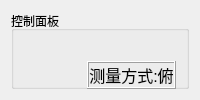
      <widget class="QWidget" name="tab_device">
       <attribute name="title">
        <string>设备控制</string>
       </attribute>
       <layout class="QHBoxLayout" name="horizontalLayout_8">
        <item>
         <widget class="QGroupBox" name="groupBox_2">
          <property name="title">
           <string>控制面板</string>
          </property>
          <widget class="QPushButton" name="camManuBtn">
           <property name="geometry">
            <rect>
             <x>70</x>
             <y>280</y>
             <width>101</width>
             <height>23</height>
            </rect>
           </property>
           <property name="text">
            <string>手动触发(cam)</string>
           </property>
          </widget>
          <widget class="QPushButton" name="picManuBtn">
           <property name="geometry">
            <rect>
             <x>350</x>
             <y>280</y>
             <width>101</width>
             <height>23</height>
            </rect>
           </property>
           <property name="text">
            <string>手动触发(pic)</string>
           </property>
          </widget>
          <widget class="QPushButton" name="camManuBtn_2">
           <property name="geometry">
            <rect>
             <x>580</x>
             <y>280</y>
             <width>101</width>
             <height>23</height>
            </rect>
           </property>
           <property name="text">
            <string>手动触发(cam)</string>
           </property>
          </widget>
          <widget class="QWidget" name="layoutWidget">
           <property name="geometry">
            <rect>
             <x>30</x>
             <y>50</y>
             <width>854</width>
             <height>220</height>
            </rect>
           </property>
           <layout class="QHBoxLayout" name="horizontalLayout_4">
            <item>
             <layout class="QHBoxLayout" name="horizontalLayout_9">
              <item>
               <layout class="QGridLayout" name="gridLayout_6">
                <item row="0" column="0" rowspan="2">
                 <spacer name="horizontalSpacer_7">
                  <property name="orientation">
                   <enum>Qt::Horizontal</enum>
                  </property>
                  <property name="sizeHint" stdset="0">
                   <size>
                    <width>40</width>
                    <height>20</height>
                   </size>
                  </property>
                 </spacer>
                </item>
                <item row="0" column="1">
                 <widget class="QLabel" name="label_5">
                  <property name="minimumSize">
                   <size>
                    <width>80</width>
                    <height>24</height>
                   </size>
                  </property>
                  <property name="font">
                   <font>
                    <pointsize>12</pointsize>
                   </font>
                  </property>
                  <property name="frameShape">
                   <enum>QFrame::Box</enum>
                  </property>
                  <property name="frameShadow">
                   <enum>QFrame::Raised</enum>
                  </property>
                  <property name="text">
                   <string>测量方式:俯</string>
                  </property>
                  <property name="alignment">
                   <set>Qt::AlignCenter</set>
                  </property>
                 </widget>
                </item>
                <item row="0" column="2" rowspan="2">
                 <spacer name="horizontalSpacer_8">
                  <property name="orientation">
                   <enum>Qt::Horizontal</enum>
                  </property>
                  <property name="sizeHint" stdset="0">
                   <size>
                    <width>40</width>
                    <height>20</height>
                   </size>
                  </property>
                 </spacer>
                </item>
                <item row="1" column="1">
                 <spacer name="verticalSpacer_3">
                  <property name="orientation">
                   <enum>Qt::Vertical</enum>
                  </property>
                  <property name="sizeHint" stdset="0">
                   <size>
                    <width>20</width>
                    <height>18</height>
                   </size>
                  </property>
                 </spacer>
                </item>
                <item row="2" column="0" colspan="3">
                 <widget class="whirlbutton" name="camMeasBtn" native="true">
                  <property name="minimumSize">
                   <size>
                    <width>160</width>
                    <height>160</height>
                   </size>
                  </property>
                 </widget>
                </item>
               </layout>
              </item>
              <item>
               <spacer name="horizontalSpacer_9">
                <property name="orientation">
                 <enum>Qt::Horizontal</enum>
                </property>
                <property name="sizeHint" stdset="0">
                 <size>
                  <width>40</width>
                  <height>20</height>
                 </size>
                </property>
               </spacer>
              </item>
              <item>
               <layout class="QVBoxLayout" name="verticalLayout_4">
                <item>
                 <layout class="QVBoxLayout" name="verticalLayout_3">
                  <item>
                   <widget class="QLabel" name="label_6">
                    <property name="minimumSize">
                     <size>
                      <width>80</width>
                      <height>24</height>
                     </size>
                    </property>
                    <property name="font">
                     <font>
                      <pointsize>12</pointsize>
                     </font>
                    </property>
                    <property name="frameShape">
                     <enum>QFrame::Box</enum>
                    </property>
                    <property name="frameShadow">
                     <enum>QFrame::Raised</enum>
                    </property>
                    <property name="text">
                     <string>LED光源强制打开</string>
                    </property>
                    <property name="alignment">
                     <set>Qt::AlignCenter</set>
                    </property>
                   </widget>
                  </item>
                  <item>
                   <spacer name="verticalSpacer_4">
                    <property name="orientation">
                     <enum>Qt::Vertical</enum>
                    </property>
                    <property name="sizeHint" stdset="0">
                     <size>
                      <width>20</width>
                      <height>18</height>
                     </size>
                    </property>
                   </spacer>
                  </item>
                  <item>
                   <widget class="ImageSwitch" name="cbxLED_ON" native="true">
                    <property name="sizePolicy">
                     <sizepolicy hsizetype="Minimum" vsizetype="Minimum">
                      <horstretch>0</horstretch>
                      <verstretch>0</verstretch>
                     </sizepolicy>
                    </property>
                    <property name="minimumSize">
                     <size>
                      <width>96</width>
                      <height>38</height>
                     </size>
                    </property>
                   </widget>
                  </item>
                 </layout>
                </item>
                <item>
                 <spacer name="verticalSpacer_5">
                  <property name="orientation">
                   <enum>Qt::Vertical</enum>
                  </property>
                  <property name="sizeHint" stdset="0">
                   <size>
                    <width>20</width>
                    <height>40</height>
                   </size>
                  </property>
                 </spacer>
                </item>
               </layout>
              </item>
             </layout>
            </item>
            <item>
             <spacer name="horizontalSpacer_18">
              <property name="orientation">
               <enum>Qt::Horizontal</enum>
              </property>
              <property name="sizeHint" stdset="0">
               <size>
                <width>128</width>
                <height>208</height>
               </size>
              </property>
             </spacer>
            </item>
            <item>
             <layout class="QHBoxLayout" name="horizontalLayout_10">
              <item>
               <layout class="QGridLayout" name="gridLayout_9">
                <item row="0" column="0" rowspan="2">
                 <spacer name="horizontalSpacer_15">
                  <property name="orientation">
                   <enum>Qt::Horizontal</enum>
                  </property>
                  <property name="sizeHint" stdset="0">
                   <size>
                    <width>40</width>
                    <height>20</height>
                   </size>
                  </property>
                 </spacer>
                </item>
                <item row="0" column="1">
                 <widget class="QLabel" name="label_9">
                  <property name="minimumSize">
                   <size>
                    <width>80</width>
                    <height>24</height>
                   </size>
                  </property>
                  <property name="font">
                   <font>
                    <pointsize>12</pointsize>
                   </font>
                  </property>
                  <property name="frameShape">
                   <enum>QFrame::Box</enum>
                  </property>
                  <property name="frameShadow">
                   <enum>QFrame::Raised</enum>
                  </property>
                  <property name="text">
                   <string>测量方式:仰</string>
                  </property>
                  <property name="alignment">
                   <set>Qt::AlignCenter</set>
                  </property>
                 </widget>
                </item>
                <item row="0" column="2" rowspan="2">
                 <spacer name="horizontalSpacer_16">
                  <property name="orientation">
                   <enum>Qt::Horizontal</enum>
                  </property>
                  <property name="sizeHint" stdset="0">
                   <size>
                    <width>40</width>
                    <height>20</height>
                   </size>
                  </property>
                 </spacer>
                </item>
                <item row="1" column="1">
                 <spacer name="verticalSpacer_8">
                  <property name="orientation">
                   <enum>Qt::Vertical</enum>
                  </property>
                  <property name="sizeHint" stdset="0">
                   <size>
                    <width>20</width>
                    <height>18</height>
                   </size>
                  </property>
                 </spacer>
                </item>
                <item row="2" column="0" colspan="3">
                 <widget class="whirlbutton" name="camMeasBtn_2" native="true">
                  <property name="minimumSize">
                   <size>
                    <width>160</width>
                    <height>160</height>
                   </size>
                  </property>
                 </widget>
                </item>
               </layout>
              </item>
              <item>
               <spacer name="horizontalSpacer_17">
                <property name="orientation">
                 <enum>Qt::Horizontal</enum>
                </property>
                <property name="sizeHint" stdset="0">
                 <size>
                  <width>40</width>
                  <height>20</height>
                 </size>
                </property>
               </spacer>
              </item>
              <item>
               <layout class="QVBoxLayout" name="verticalLayout_5">
                <item>
                 <layout class="QVBoxLayout" name="verticalLayout_6">
                  <item>
                   <widget class="QLabel" name="label_10">
                    <property name="minimumSize">
                     <size>
                      <width>80</width>
                      <height>24</height>
                     </size>
                    </property>
                    <property name="font">
                     <font>
                      <pointsize>12</pointsize>
                     </font>
                    </property>
                    <property name="frameShape">
                     <enum>QFrame::Box</enum>
                    </property>
                    <property name="frameShadow">
                     <enum>QFrame::Raised</enum>
                    </property>
                    <property name="text">
                     <string>LED光源强制打开</string>
                    </property>
                    <property name="alignment">
                     <set>Qt::AlignCenter</set>
                    </property>
                   </widget>
                  </item>
                  <item>
                   <spacer name="verticalSpacer_9">
                    <property name="orientation">
                     <enum>Qt::Vertical</enum>
                    </property>
                    <property name="sizeHint" stdset="0">
                     <size>
                      <width>20</width>
                      <height>18</height>
                     </size>
                    </property>
                   </spacer>
                  </item>
                  <item>
                   <widget class="ImageSwitch" name="cbxLED_ON_2" native="true">
                    <property name="sizePolicy">
                     <sizepolicy hsizetype="Minimum" vsizetype="Minimum">
                      <horstretch>0</horstretch>
                      <verstretch>0</verstretch>
                     </sizepolicy>
                    </property>
                    <property name="minimumSize">
                     <size>
                      <width>96</width>
                      <height>38</height>
                     </size>
                    </property>
                   </widget>
                  </item>
                 </layout>
                </item>
                <item>
                 <spacer name="verticalSpacer_10">
                  <property name="orientation">
                   <enum>Qt::Vertical</enum>
                  </property>
                  <property name="sizeHint" stdset="0">
                   <size>
                    <width>20</width>
                    <height>40</height>
                   </size>
                  </property>
                 </spacer>
                </item>
               </layout>
              </item>
             </layout>
            </item>
           </layout>
          </widget>
          <widget class="QLabel" name="label_13">
           <property name="geometry">
            <rect>
             <x>30</x>
             <y>330</y>
             <width>126</width>
             <height>25</height>
            </rect>
           </property>
           <property name="minimumSize">
            <size>
             <width>80</width>
             <height>24</height>
            </size>
           </property>
           <property name="font">
            <font>
             <pointsize>12</pointsize>
            </font>
           </property>
           <property name="frameShape">
            <enum>QFrame::Box</enum>
           </property>
           <property name="frameShadow">
            <enum>QFrame::Raised</enum>
           </property>
           <property name="text">
            <string>图像实时显示</string>
           </property>
           <property name="alignment">
            <set>Qt::AlignCenter</set>
           </property>
          </widget>
          <widget class="ImageSwitch" name="cbxIMGShow_OFF" native="true">
           <property name="geometry">
            <rect>
             <x>180</x>
             <y>320</y>
             <width>126</width>
             <height>38</height>
            </rect>
           </property>
           <property name="sizePolicy">
            <sizepolicy hsizetype="Minimum" vsizetype="Minimum">
             <horstretch>0</horstretch>
             <verstretch>0</verstretch>
            </sizepolicy>
           </property>
           <property name="minimumSize">
            <size>
             <width>96</width>
             <height>38</height>
            </size>
           </property>
          </widget>
          <widget class="QLabel" name="lblStartNo">
           <property name="geometry">
            <rect>
             <x>350</x>
             <y>330</y>
             <width>101</width>
             <height>31</height>
            </rect>
           </property>
           <property name="font">
            <font>
             <pointsize>12</pointsize>
            </font>
           </property>
           <property name="text">
            <string>图片起始编号</string>
           </property>
          </widget>
          <widget class="QLineEdit" name="editStartNo">
           <property name="geometry">
            <rect>
             <x>480</x>
             <y>336</y>
             <width>113</width>
             <height>21</height>
            </rect>
           </property>
           <property name="font">
            <font>
             <pointsize>12</pointsize>
            </font>
           </property>
           <property name="clearButtonEnabled">
            <bool>false</bool>
           </property>
          </widget>
         </widget>
        </item>
       </layout>
      </widget>
